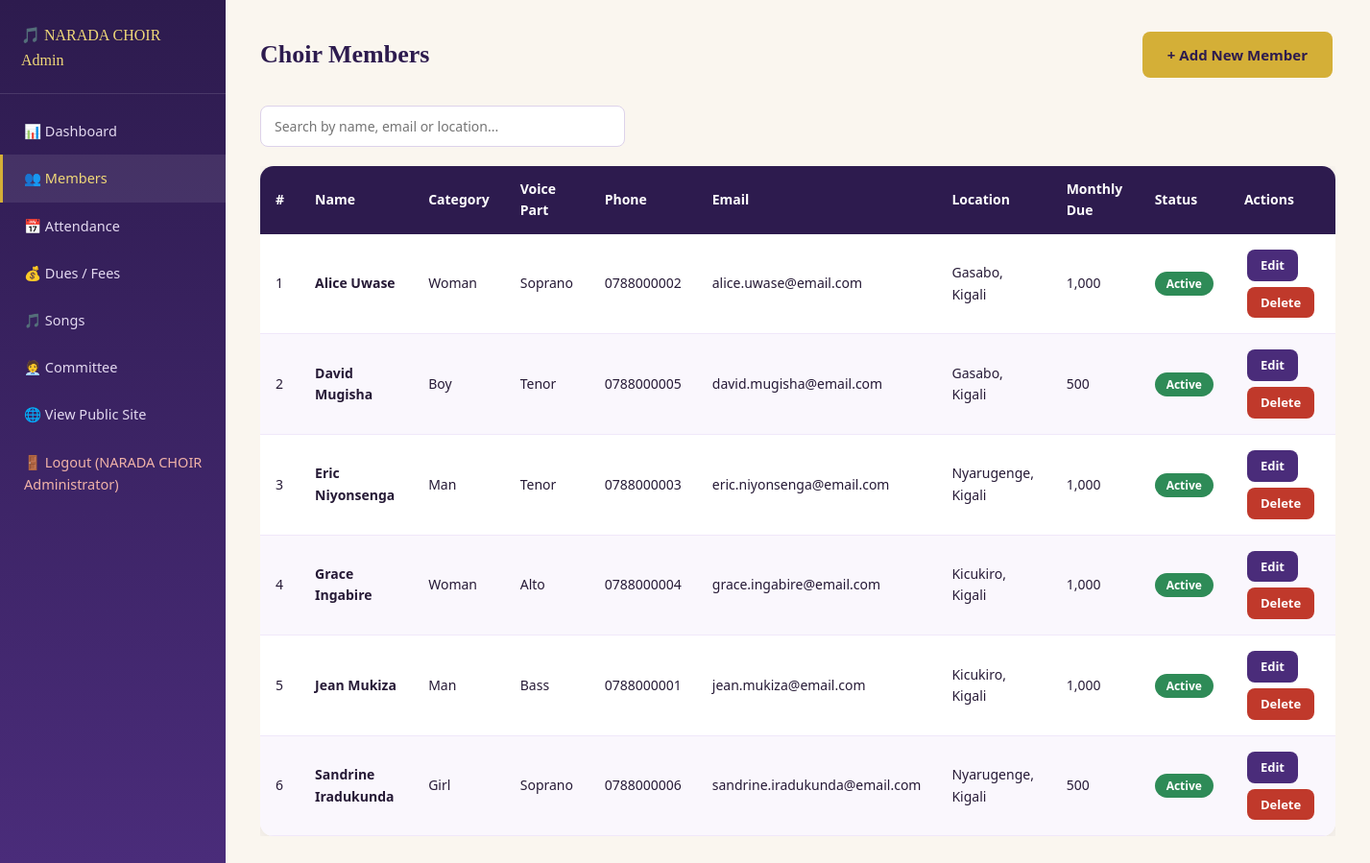
Screenshot of /admin/members.php (signed in) with the database file from the repository.
### tables this page shows
CREATE TABLE members (
    id INT AUTO_INCREMENT PRIMARY KEY,
    full_name VARCHAR(100) NOT NULL,
    gender ENUM('Male','Female') NOT NULL,
    category ENUM('Man','Woman','Boy','Girl') NOT NULL,
    phone VARCHAR(30),
    email VARCHAR(100) DEFAULT NULL,
    location VARCHAR(150) DEFAULT NULL,
    voice_part VARCHAR(30) DEFAULT NULL,
    photo VARCHAR(255) DEFAULT NULL,
    joined_date DATE DEFAULT NULL,
    monthly_due DECIMAL(10,2) DEFAULT 1000.00,
    status ENUM('Active','Inactive') DEFAULT 'Active',
    created_at TIMESTAMP DEFAULT CURRENT_TIMESTAMP
);

### admin/members.php (the view, shortened to what this page needs)
<?php
require_once '../config/db.php';
$search = trim($_GET['q'] ?? '');
if ($search !== '') {
    $stmt = $pdo->prepare("SELECT * FROM members WHERE full_name LIKE ? OR email LIKE ? OR location LIKE ? ORDER BY full_name ASC");
    $stmt->execute(["%$search%","%$search%","%$search%"]);
} else {
    $stmt = $pdo->query("SELECT * FROM members ORDER BY full_name ASC");
}
$members = $stmt->fetchAll();
require '_sidebar.php';
?>
<div class="admin-topbar">
  <h1>Choir Members</h1>
  <a href="member_add.php" class="btn btn-primary">+ Add New Member</a>
</div>
<form method="GET" class="mb-20" style="max-width:380px;">
  <input type="text" name="q" placeholder="Search by name, email or location..." value="<?= htmlspecialchars($search) ?>">
</form>
<div style="overflow-x:auto;">
  <table>
    <thead>
      <tr>
        <th>#</th><th>Name</th><th>Category</th><th>Voice Part</th>
        <th>Phone</th><th>Email</th><th>Location</th>
        <th>Monthly Due</th><th>Status</th><th>Actions</th>
      </tr>
    </thead>
    <tbody>
      <?php foreach ($members as $i => $m): ?>
        <tr>
          <td><?= $i+1 ?></td>
          <td><strong><?= htmlspecialchars($m['full_name']) ?></strong></td>
          <td><?= htmlspecialchars($m['category']) ?></td>
          <td><?= htmlspecialchars($m['voice_part'] ?? '-') ?></td>
          <td><?= htmlspecialchars($m['phone'] ?? '-') ?></td>
          <td><?= htmlspecialchars($m['email'] ?? '-') ?></td>
          <td><?= htmlspecialchars($m['location'] ?? '-') ?></td>
          <td><?= number_format($m['monthly_due'],0) ?></td>
          <td><span class="badge badge-<?= strtolower($m['status']) ?>"><?= $m['status'] ?></span></td>
          <td>
            <a href="member_edit.php?id=<?= $m['id'] ?>" class="btn btn-purple btn-sm">Edit</a>
            <a href="member_delete.php?id=<?= $m['id'] ?>" class="btn btn-danger btn-sm"
               onclick="return confirm('Delete <?= htmlspecialchars(addslashes($m['full_name'])) ?>? This removes ALL their attendance and dues records too.');">Delete</a>
          </td>
        </tr>
      <?php endforeach; ?>
    </tbody>
  </table>
</div>
<?php require '_footer.php'; ?>

### css/style.css (style rules this page uses)
:root { --deep-purple: #2d1b4e; --royal-purple: #4a2c7a; --soft-purple: #6b4596; --gold: #d4af37; --gold-light: #f0d878; --cream: #faf6ef; --ink: #261a36; --gray-text: #5f5870; --white: #ffffff; --success: #2e8b57; --danger: #c0392b; --warning: #d4881f; --card-shadow: 0 4px 18px rgba(45,27,78,0.10); --card-shadow-hover: 0 10px 28px rgba(45,27,78,0.18); --radius: 14px; --radius-sm: 8px; }
* { box-sizing: border-box; }
body { margin:0; font-family:'Segoe UI',Tahoma,Geneva,Verdana,sans-serif; background:var(--cream); color:var(--ink); line-height:1.6; }
h1,h2,h3,h4 { font-family:Georgia,'Times New Roman',serif; color:var(--deep-purple); margin-top:0; }
a { text-decoration:none; color:var(--soft-purple); }
.btn { display:inline-block; padding:12px 26px; border-radius:var(--radius-sm); border:none; cursor:pointer; font-size:15px; font-weight:700; transition:transform 0.15s,box-shadow 0.15s; margin:3px; }
.btn-primary { background:var(--gold); color:var(--deep-purple); }
.btn-purple { background:var(--royal-purple); color:var(--white) !important; }
.btn-danger { background:var(--danger); color:var(--white) !important; }
.btn-sm { padding:6px 14px; font-size:13px; }
table { width:100%; border-collapse:collapse; background:var(--white); border-radius:var(--radius); overflow:hidden; box-shadow:var(--card-shadow); }
thead { background:var(--deep-purple); color:var(--white); }
th,td { padding:13px 16px; text-align:left; font-size:14px; }
tbody tr { border-bottom:1px solid #f0e8fa; }
tbody tr:nth-child(even) { background:#faf7fd; }
.badge { padding:4px 12px; border-radius:20px; font-size:12px; font-weight:700; color:var(--white); }
.badge-paid,.badge-present,.badge-active { background:var(--success); }
input,select,textarea { width:100%; padding:11px 14px; border:1.5px solid #ddd2ea; border-radius:var(--radius-sm); font-size:14px; background:#fff; font-family:inherit; }
.admin-topbar { display:flex; justify-content:space-between; align-items:center; margin-bottom:26px; }
.admin-topbar h1 { font-size:26px; margin:0; }
.mb-20 { margin-bottom:20px; }

### rows the page displays
members: full_name "Alice Uwase", category "Woman", voice_part "Soprano", phone "0788000002", email "alice.uwase@email.com", location "Gasabo, Kigali", monthly_due "1,000", status "Active"
members: full_name "David Mugisha", category "Boy", voice_part "Tenor", phone "0788000005", email "david.mugisha@email.com", location "Gasabo, Kigali", monthly_due "500", status "Active"
members: full_name "Eric Niyonsenga", category "Man", voice_part "Tenor", phone "0788000003", email "eric.niyonsenga@email.com", location "Nyarugenge, Kigali", monthly_due "1,000", status "Active"
members: full_name "Grace Ingabire", category "Woman", voice_part "Alto", phone "0788000004", email "grace.ingabire@email.com", location "Kicukiro, Kigali", monthly_due "1,000", status "Active"
members: full_name "Jean Mukiza", category "Man", voice_part "Bass", phone "0788000001", email "jean.mukiza@email.com", location "Kicukiro, Kigali", monthly_due "1,000", status "Active"
members: full_name "Sandrine Iradukunda", category "Girl", voice_part "Soprano", phone "0788000006", email "sandrine.iradukunda@email.com", location "Nyarugenge, Kigali", monthly_due "500", status "Active"

### other values shown
$_SESSION['admin_name'] "NARADA CHOIR Administrator"
